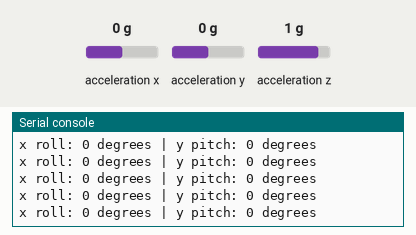
Bench run of a program on a simulated Raspberry Pi Pico running MicroPython. Shown: the last lines printed to the serial console. The inputs (shaded band) are chosen by the test bench; at power-on: acceleration x 0 g, acceleration y 0 g, acceleration z 1 g.

Above: at 1.2 s.
1.3 s: acceleration x set to -1.4 g
At 1.33 s:
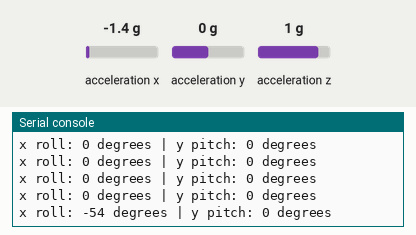
2.8 s: acceleration y set to -1.4 g
At 2.85 s:
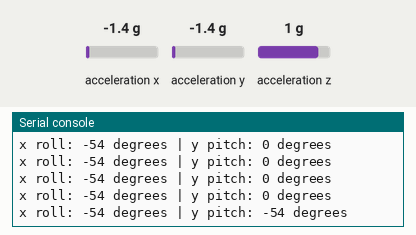
4.3 s: acceleration z set to -1.4 g
At 4.38 s:
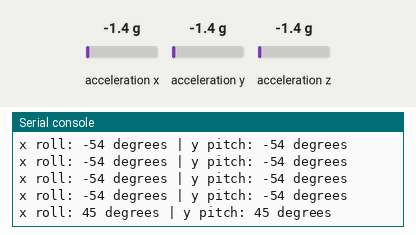
Timing chart, 0 to 7.3 s (numbered marks = the images above; inputs shaded):
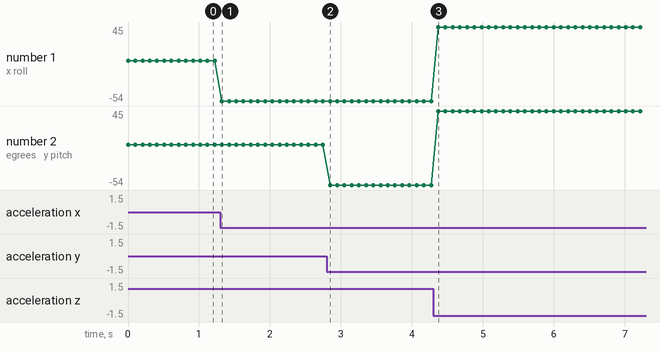

The program:

Lesson_41_code.py
```python
# Homework from McWhorter's Lessons 41-43 on IMU6050
# Infer Tilt in x and y directions
# Lori Pfahler
# December 2023

# import modules
from imu import MPU6050
from machine import I2C, Pin
from utime import sleep
from math import atan, pi

# setup I2C bus and mpu
i2c = I2C(0, sda=Pin(16), scl=Pin(17), freq=400000)
mpu = MPU6050(i2c)

# get acceleration data in x and y directions
# use plotter to visualize when moving IMU
while True:
    xAccel = mpu.accel.x
    yAccel = mpu.accel.y
    zAccel = mpu.accel.z
    if xAccel > 1:
        xAccel = 1
    if yAccel > 1:
        yAccel = 1
    if zAccel > 1:
        zAccel = 1
    # the x_tilt is also called roll
    x_tilt_radians = atan(xAccel/zAccel)
    x_tilt_degrees = (x_tilt_radians * 180) / pi
    # the y_tilt is also called pitch
    y_tilt_radians = atan(yAccel/zAccel)
    y_tilt_degrees = (y_tilt_radians * 180) / pi
    print(f'x roll: {x_tilt_degrees:.0f} degrees | y pitch: {y_tilt_degrees:.0f} degrees')
    sleep(0.1)
```

Measured:
- after the input at 1.3 s, the serial console: prints a new line at once (image 1)
- after the input at 2.8 s, the serial console: prints a new line after 0.05 s (image 2)
- after the input at 4.3 s, the serial console: prints a new line after 0.07 s (image 3)
- plotted number 1: 0 → -54 after the input at 1.3 s, -54 → 45 after the input at 4.3 s
- plotted number 2: -54 → 45 after the input at 4.3 s
